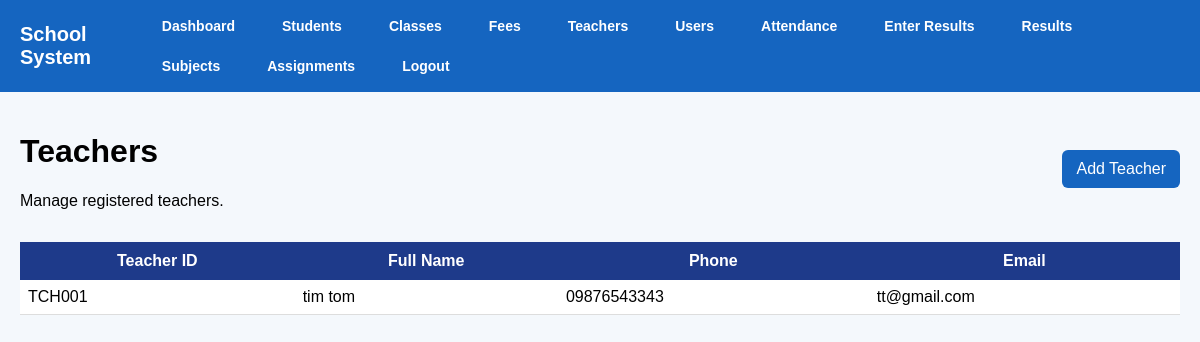
The app's page /teachers (signed in), older data.
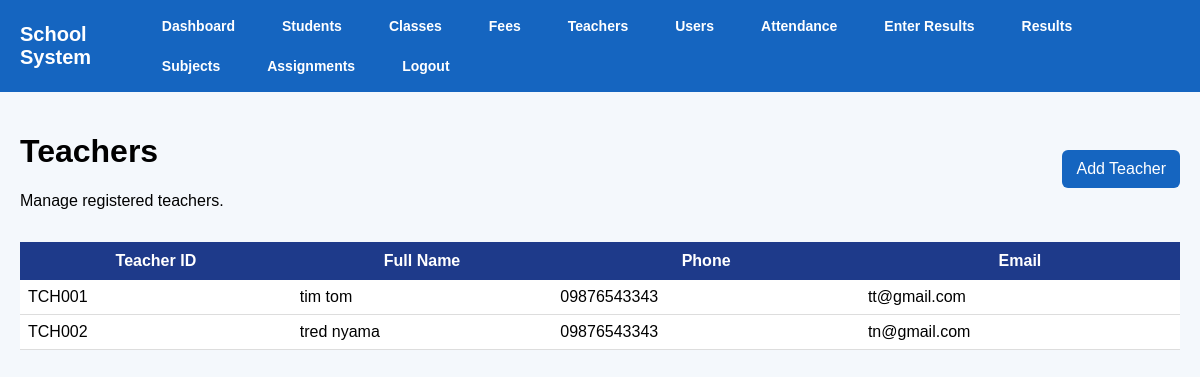
The same page, newer data.
### tables this page shows
CREATE TABLE teachers (
            id INTEGER PRIMARY KEY AUTOINCREMENT,
            user_id INTEGER,
            teacher_id TEXT UNIQUE,
            full_name TEXT NOT NULL,
            phone TEXT,
            email TEXT,
            FOREIGN KEY(user_id) REFERENCES users(id)
        );

### app.py (the view)
@app.route("/teachers")
@login_required
@roles_required("admin", "director")
def teachers():
    conn = get_db()
    teacher_list = conn.execute("SELECT * FROM teachers ORDER BY full_name").fetchall()
    conn.close()
    return render_template("teachers.html", teachers=teacher_list)

### app.py (called while the page is built)
def get_db():
    conn = sqlite3.connect("school.db")
    conn.row_factory = sqlite3.Row
    return conn

def login_required(f):
    @wraps(f)
    def wrapper(*args, **kwargs):
        if "user_id" not in session:
            flash("Please log in first.", "warning")
            return redirect(url_for("login"))
        return f(*args, **kwargs)
    return wrapper

def roles_required(*allowed_roles):
    def decorator(f):
        @wraps(f)
        def wrapper(*args, **kwargs):
            if "user_id" not in session:
                flash("Please log in first.", "warning")
                return redirect(url_for("login"))
            if session.get("role") not in allowed_roles:
                flash("You are not allowed to access that page.", "danger")
                return redirect(url_for("dashboard"))
            return f(*args, **kwargs)
        return wrapper
    return decorator

### templates/teachers.html (shortened to what this page needs)
{% extends "base.html" %}
{% block content %}
<div style="display:flex; justify-content:space-between; align-items:center; margin-bottom:16px; gap:12px; flex-wrap:wrap;">
    <div>
        <h1 class="page-title">Teachers</h1>
        <p class="page-subtitle">Manage registered teachers.</p>
    </div>
    <a href="{{ url_for('teacher_registration') }}" class="btn">Add Teacher</a>
</div>
<div class="card">
    <div class="table-wrapper">
        <table>
            <thead>
                <tr>
                    <th>Teacher ID</th>
                    <th>Full Name</th>
                    <th>Phone</th>
                    <th>Email</th>
                </tr>
            </thead>
            <tbody>
                {% for teacher in teachers %}
                <tr>
                    <td>{{ teacher.teacher_id }}</td>
                    <td>{{ teacher.full_name }}</td>
                    <td>{{ teacher.phone or '-' }}</td>
                    <td>{{ teacher.email or '-' }}</td>
                </tr>
                {% else %}
                <tr>
                    <td colspan="4">No teachers registered yet.</td>
                </tr>
                {% endfor %}
            </tbody>
        </table>
    </div>
</div>
{% endblock %}

Row changes from the older to the newer data that the page shows:
added teachers: teacher_id "TCH002", full_name "tred nyama", phone "09876543343", email "tn@gmail.com"
